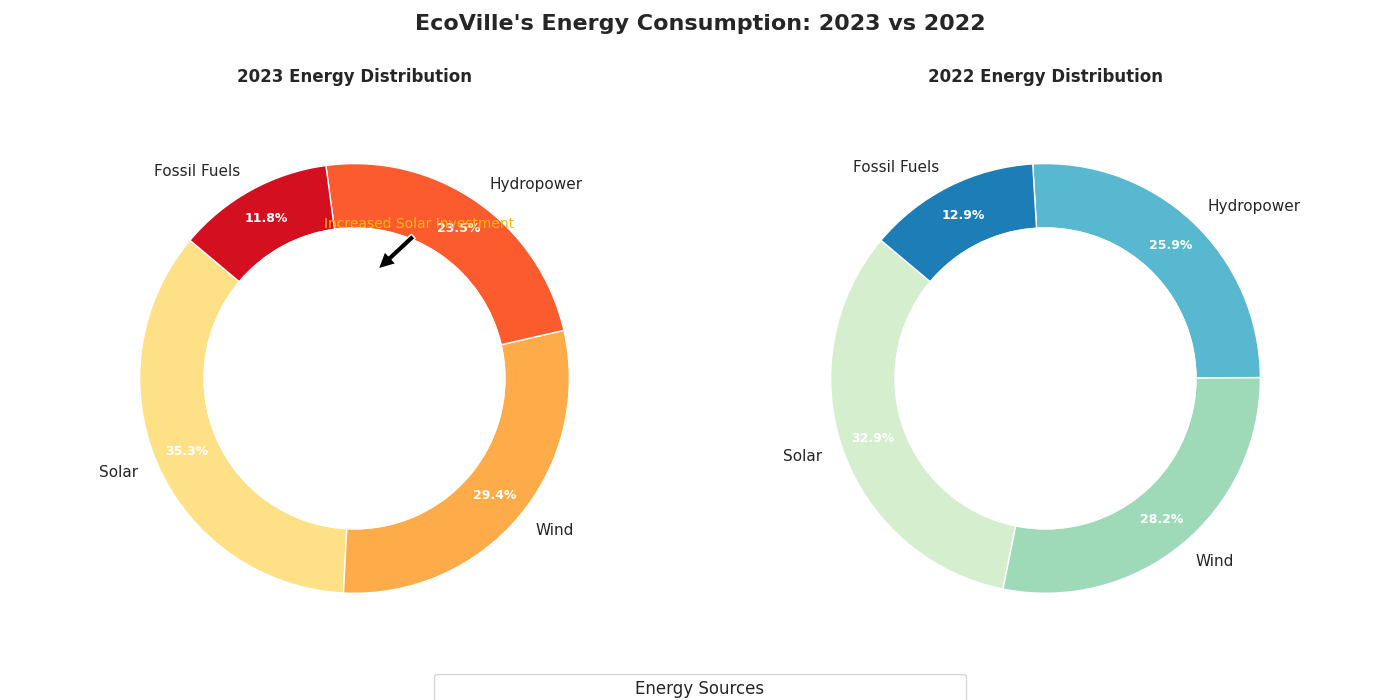

Write the Python code that produced this figure.
import matplotlib.pyplot as plt
import matplotlib.cm as cm
import numpy as np

# Define the energy sources and their percentage share in EcoVille for 2023
energy_sources = ['Solar', 'Wind', 'Hydropower', 'Fossil Fuels']
consumption_2023 = [30, 25, 20, 10]  # Removed 'Biomass'
consumption_2022 = [28, 24, 22, 11]  # Removed 'Biomass'

# Define colors and create gradients
colors = ['#FDB813', '#76C7C0', '#8ECF72', '#B0BEC5']
gradients = [cm.get_cmap('YlOrRd')(np.linspace(0.2, 0.8, len(energy_sources))),
             cm.get_cmap('GnBu')(np.linspace(0.2, 0.8, len(energy_sources)))]

# Create subplots for 2023 and 2022 data
fig, axs = plt.subplots(1, 2, figsize=(14, 7))
fig.suptitle("EcoVille's Energy Consumption: 2023 vs 2022", fontsize=16, fontweight='bold', y=0.98)

for ax, consumption, year, gradient in zip(axs, [consumption_2023, consumption_2022], [2023, 2022], gradients):
    wedges, texts, autotexts = ax.pie(
        consumption, 
        labels=energy_sources, 
        autopct='%1.1f%%', 
        startangle=140, 
        colors=[gradient[i] for i in range(len(energy_sources))],
        wedgeprops=dict(width=0.3, edgecolor='w'),
        pctdistance=0.85
    )
    
    plt.setp(autotexts, size=9, weight="bold", color='white')
    
    centre_circle = plt.Circle((0, 0), 0.70, fc='white')
    ax.add_artist(centre_circle)
    
    ax.set_title(f"{year} Energy Distribution", fontsize=12, fontweight='bold', pad=20)

    # Annotate solar energy to highlight growth
    if year == 2023:
        ax.annotate(
            'Increased Solar Investment',
            xy=(0.1, 0.5), xytext=(0.3, 0.7),
            arrowprops=dict(facecolor='black', shrink=0.05),
            fontsize=10, ha='center', color='#FDB813'
        )

# Add a shared legend
fig.legend(wedges, energy_sources, title="Energy Sources", loc="center", bbox_to_anchor=(0.5, 0), ncol=5)

# Ensure layout is adjusted properly to avoid overlap
plt.tight_layout(rect=[0, 0.05, 1, 0.95])

# Display the chart
plt.show()
